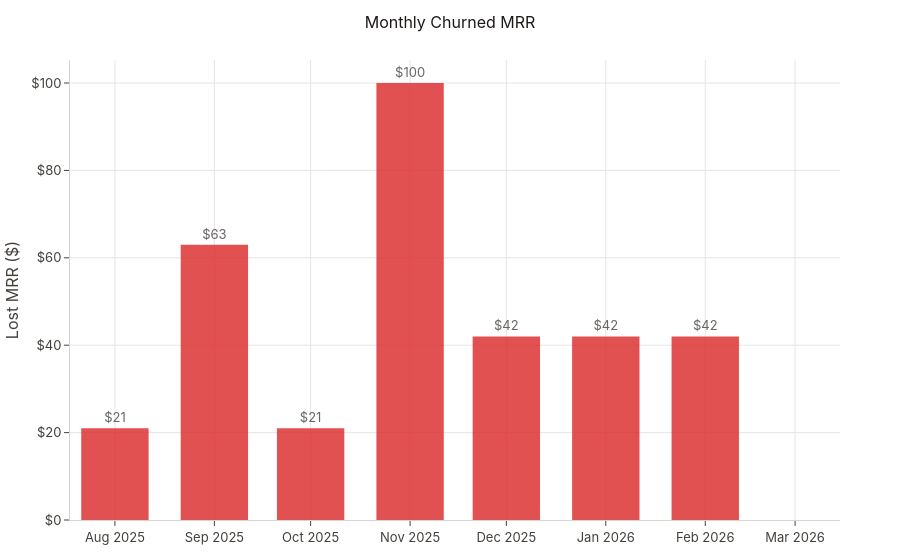

The cell this chart's notebook holds for it:
### Markdown cell above
## 4. Monthly Churned MRR

Lost MRR per month from the MRR waterfall — shows the dollar impact of churn over time.

### Code cell
reports.churn.plot_monthly_lost_mrr(reports.churn.monthly_lost_mrr(tm, START, END))

### Figure 1 — Plotly figure (JSON) as saved in the notebook; plotly's stock layout.template omitted (floating-point values rounded to 4 significant figures)
{"data": [{"marker": {"color": "#DC2626"}, "opacity": 0.8, "text": ["$21", "$63", "$21", "$100", "$42", "$42", "$42", ""], "textposition": "outside", "type": "bar", "x": ["2025-08", "2025-09", "2025-10", "2025-11", "2025-12", "2026-01", "2026-02", "2026-03"], "y": [21.0, 63.0, 21.0, 100.0, 42.0, 42.0, 42.0, 0.0]}], "layout": {"title": {"text": "Monthly Churned MRR"}, "yaxis": {"rangemode": "tozero", "tickformat": ",", "tickprefix": "$", "title": {"text": "Lost MRR ($)"}}}}
